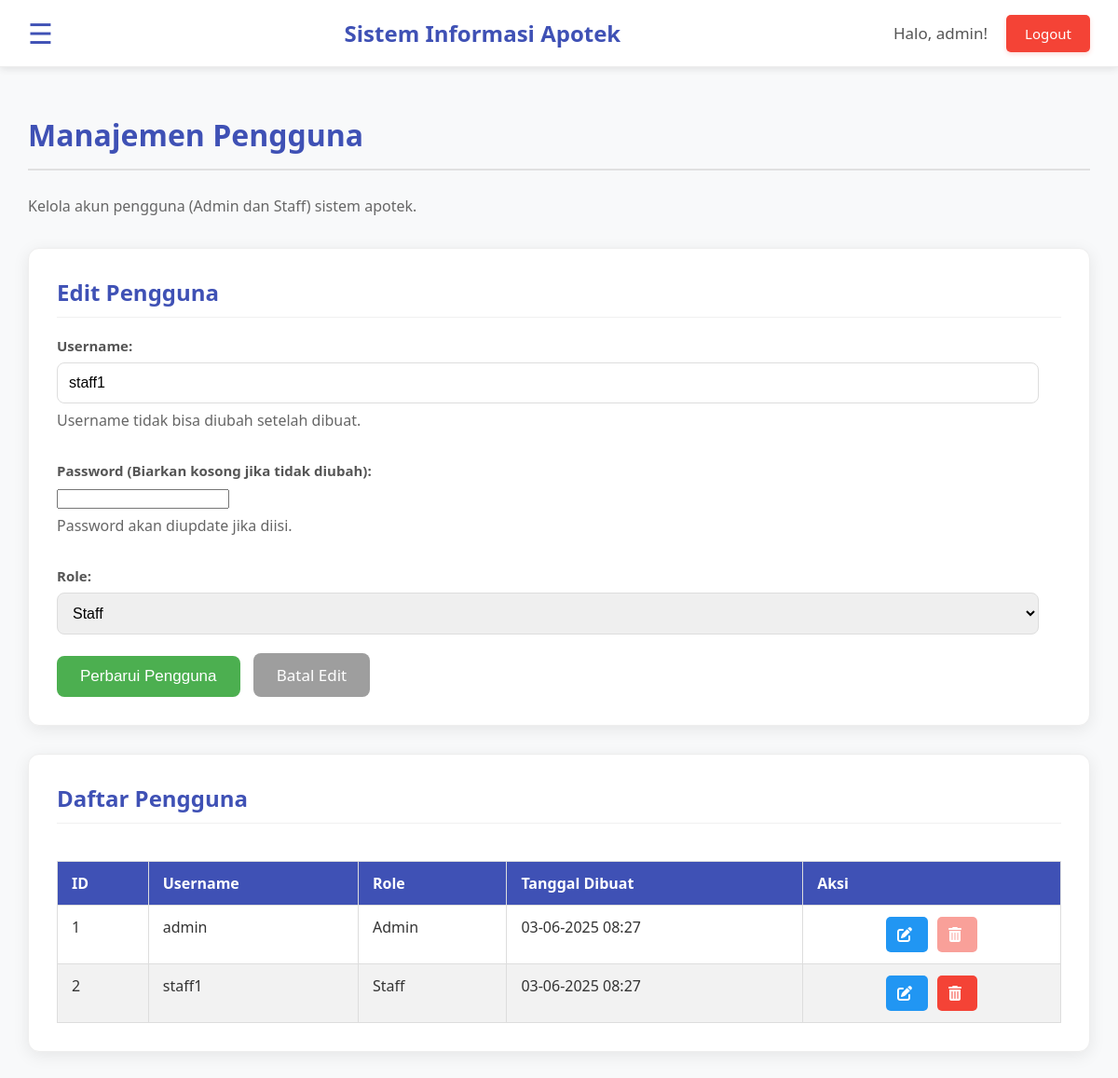
The page /user_management.php?edit=2 (signed in) on the database its author committed.
### tables this page shows
CREATE TABLE users (
    id INT AUTO_INCREMENT PRIMARY KEY,
    username VARCHAR(50) NOT NULL UNIQUE,
    password VARCHAR(255) NOT NULL,  
    role ENUM('admin', 'staff') NOT NULL DEFAULT 'staff',  
    profile_picture VARCHAR(255) DEFAULT 'default_profile.jpg',  
    created_at TIMESTAMP DEFAULT CURRENT_TIMESTAMP  
);

### user_management.php (the view, shortened to what this page needs)
<?php
include 'php/db_connection.php';
include 'php/header.php';
$username = '';
$role = 'staff';
$is_edit = false;
if (isset($_GET['edit']) && !empty($_GET['edit'])) {
    $user_id = htmlspecialchars($_GET['edit']);
    $is_edit = true;
    $stmt = $conn->prepare("SELECT id, username, role FROM users WHERE id = ?");
    $stmt->bind_param("i", $user_id);
    $stmt->execute();
    $result = $stmt->get_result();
    if ($result->num_rows === 1) {
        $user_data = $result->fetch_assoc();
        $username = $user_data['username'];
        $role = $user_data['role'];
    } else {
        $is_edit = false;
        $message = "Pengguna tidak ditemukan.";
        $message_type = "error";
    }
}
?>
<!DOCTYPE html>
<html lang="id">
<head>
    <link rel="stylesheet" href="css/home.css">
    <link rel="stylesheet" href="css/sidenav.css">
    <link rel="stylesheet" href="https://cdnjs.cloudflare.com/ajax/libs/font-awesome/6.0.0-beta3/css/all.min.css">
</head>
<body>
    <div class="main-content" id="mainContent">
        <h1>Manajemen Pengguna</h1>
        <p>Kelola akun pengguna (Admin dan Staff) sistem apotek.</p>
        <div class="card form-card">
            <h2><?php echo $is_edit ? 'Edit Pengguna' : 'Tambah Pengguna Baru'; ?></h2>
            <form action="user_management.php" method="POST">
                <div class="input-group">
                    <label for="username">Username:</label>
                    <input type="text" id="username" name="username" value="<?php echo htmlspecialchars($username); ?>" required <?php echo $is_edit ? 'readonly' : ''; ?>>
                    <?php if ($is_edit): ?>
                        <p class="password-note">Username tidak bisa diubah setelah dibuat.</p>
                    <?php endif; ?>
                </div>
                <div class="input-group">
                    <label for="password"><?php echo $is_edit ? 'Password (Biarkan kosong jika tidak diubah):' : 'Password:'; ?></label>
                    <input type="password" id="password" name="password" <?php echo $is_edit ? '' : 'required'; ?>>
                    <?php if ($is_edit): ?>
                        <p class="password-note">Password akan diupdate jika diisi.</p>
                    <?php endif; ?>
                </div>
                <div class="input-group">
                    <label for="role">Role:</label>
                    <select id="role" name="role" required>
                        <option value="staff" <?php echo ($role == 'staff') ? 'selected' : ''; ?>>Staff</option>
                    </select>
                </div>
                <button type="submit" class="btn-primary"><?php echo $is_edit ? 'Perbarui Pengguna' : 'Tambah Pengguna'; ?></button>
                <?php if ($is_edit): ?>
                    <a href="user_management.php" class="btn-cancel">Batal Edit</a>
                <?php endif; ?>
            </form>
        </div>
        <div class="card table-card">
            <h2>Daftar Pengguna</h2>
            <div class="table-responsive">
                <table>
                    <thead>
                        <tr>
                            <th>ID</th>
                            <th>Username</th>
                            <th>Role</th>
                            <th>Tanggal Dibuat</th>
                            <th>Aksi</th>
                        </tr>
                    </thead>
                    <tbody>
                        <?php
                        $sql = "SELECT id, username, role, created_at FROM users ORDER BY created_at DESC";
                        $result = $conn->query($sql);
                        if ($result->num_rows > 0) {
                            while($row = $result->fetch_assoc()) {
                                echo "<tr>";
                                echo "<td>" . htmlspecialchars($row['id']) . "</td>";
                                echo "<td>" . htmlspecialchars($row['username']) . "</td>";
                                echo "<td>" . htmlspecialchars(ucfirst($row['role'])) . "</td>";
                                echo "<td>" . date('d-m-Y H:i', strtotime($row['created_at'])) . "</td>";
                                echo "<td class='actions'>";
                                echo "<a href='user_management.php?edit=" . htmlspecialchars($row['id']) . "' class='action-btn edit-btn' title='Edit'><i class='fas fa-edit'></i></a>";
                                if ($row['id'] != $_SESSION['user_id']) {
                                    echo "<a href='user_management.php?delete=" . htmlspecialchars($row['id']) . "' class='action-btn delete-btn' title='Hapus' onclick='return confirm(\"Apakah Anda yakin ingin menghapus pengguna ini? Tindakan ini tidak dapat dibatalkan.\");'><i class='fas fa-trash-alt'></i></a>";
                                } else {
                                    echo "<span class='action-btn delete-btn' style='opacity: 0.5; cursor: not-allowed;' title='Tidak bisa menghapus akun sendiri'><i class='fas fa-trash-alt'></i></span>";
                                }
                                echo "</td>";
                                echo "</tr>";
                            }
                        } else {
                            echo "<tr><td colspan='5'>Tidak ada data pengguna.</td></tr>";
                        }
                        ?>
                    </tbody>
                </table>
            </div>
        </div>
    </div>
</body>
</html>

### css/home.css (style rules this page uses)
body { font-family: 'Segoe UI', Tahoma, Geneva, Verdana, sans-serif; margin: 0; background-color: #f4f7f6; color: #333; display: flex; flex-direction: column; min-height: 100vh; }
.main-content { flex-grow: 1; padding: 30px; margin-left: 0; transition: margin-left 0.5s; background-color: #f8f9fa; min-height: calc(100vh - 70px); box-sizing: border-box; }
.main-content h1 { color: #3f51b5; margin-bottom: 25px; font-size: 32px; border-bottom: 2px solid #e0e0e0; padding-bottom: 15px; }
.main-content p { color: #666; line-height: 1.7; font-size: 16px; margin-bottom: 30px; }
.card { background-color: #ffffff; padding: 30px; border-radius: 12px; box-shadow: 0 4px 18px rgba(0, 0, 0, 0.08); margin-bottom: 30px; border: 1px solid #eee; }
.card h2 { color: #3f51b5; margin-top: 0; margin-bottom: 20px; font-size: 24px; border-bottom: 1px solid #f0f0f0; padding-bottom: 10px; }
.input-group { margin-bottom: 20px; }
.input-group label { display: block; margin-bottom: 8px; font-weight: 600; color: #555; font-size: 15px; }
.input-group input[type="text"], .input-group input[type="number"], .input-group input[type="date"], .input-group textarea, .input-group select { width: calc(100% - 24px); padding: 12px; border: 1px solid #ddd; border-radius: 8px; font-size: 16px; transition: border-color 0.3s ease, box-shadow 0.3s ease; box-sizing: border-box; }
.btn-primary { background-color: #4CAF50; color: white; padding: 12px 25px; border: none; border-radius: 8px; font-size: 17px; cursor: pointer; transition: background-color 0.3s ease, transform 0.2s ease; margin-right: 10px; }
.btn-cancel { background-color: #9E9E9E; color: white; padding: 12px 25px; border: none; border-radius: 8px; font-size: 17px; cursor: pointer; transition: background-color 0.3s ease, transform 0.2s ease; text-decoration: none; display: inline-block; }
.table-responsive { overflow-x: auto; }
table { width: 100%; border-collapse: collapse; margin-top: 20px; }
table thead tr { background-color: #3f51b5; color: white; text-align: left; }
table th, table td { padding: 12px 15px; border: 1px solid #ddd; vertical-align: top; }
table tbody tr:nth-child(even) { background-color: #f2f2f2; }
.actions { white-space: nowrap; text-align: center; }
.action-btn { display: inline-block; margin: 0 5px; padding: 8px 12px; border-radius: 5px; text-decoration: none; color: white; transition: background-color 0.3s ease, transform 0.2s ease; }
.action-btn i { margin-right: 5px; }
.edit-btn { background-color: #2196F3; }
.delete-btn { background-color: #f44336; }

### user_management.php (style rules this page uses)
.password-note { font-size: 0.9em; color: #666; margin-top: 5px; }

### rows shown on the page
users: username "staff1", role "Staff", id "2", created_at "03-06-2025 08:27"
users: id "1", username "admin", role "Admin", created_at "03-06-2025 08:27"

### other values the page prints
$_SESSION['username'] "admin"
